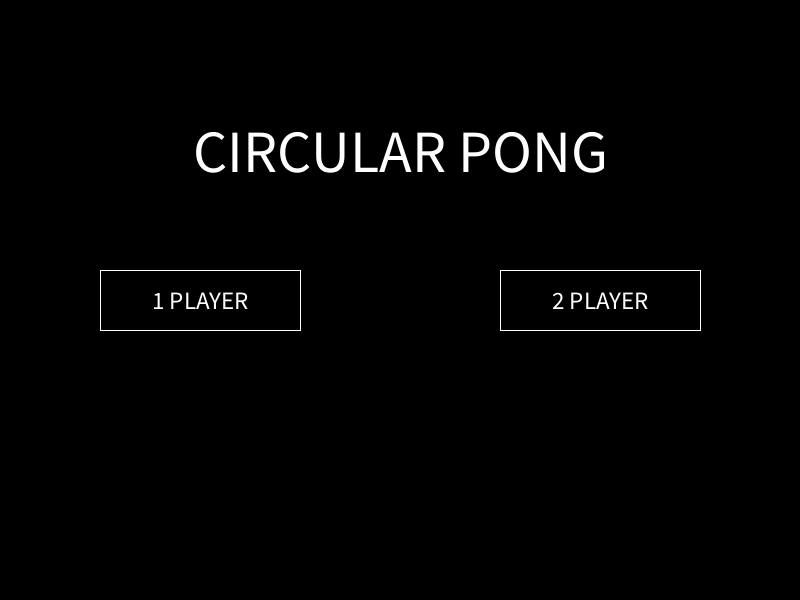
Frame 1 (no input)
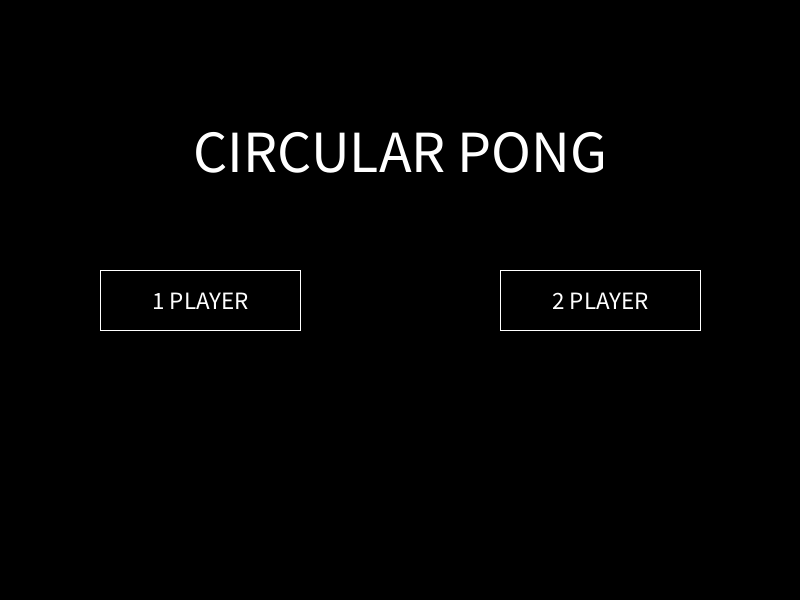
Frame 60 (the mouse pressed at the canvas centre just before this capture)
Frame 120 (the mouse held since frame 60 and released just before this capture): identical to frame 60, image omitted

The Processing sketch that drew these frames (run headless with seeded random() and noise(); from frame 60 on, the mouse is pressed at the canvas centre):

// Processing sketch: pong
// ── pong.pde
//ERic Li
//2-4
//May 14, 2026

//modeFramework
int mode;
final int INTRO = 1;
final int GAME = 2;
final int PAUSE = 3;
final int GAMEOVER = 4;

//target variables
float leftX, leftY, leftD, rightX, rightY, rightD; //paddles
float ballX, ballY, ballD; //ball
float vx, vy;
int leftScore, rightScore, timer;
boolean AI;

//keyboard variables
boolean wkey, skey, upkey, downkey;



void setup() {
  size(800, 600);
  mode = INTRO;

  rectMode(CENTER);
  textAlign(CENTER, CENTER);

  leftX = 0;
  leftY = height/2;
  leftD = 150;
  rightX = width;
  rightY = height/2;
  rightD = 150;

  ballX = width/2;
  ballY = height/2;
  ballD = 75;

  resetGame();

  //intialize keyboard vars
  wkey = skey = upkey = downkey = false;
}

void draw() {
  if (mode == INTRO) {
    intro();
  } else if (mode == GAME) {
    game();
  } else if (mode == PAUSE) {
    pause();
  } else if (mode == GAMEOVER) {
    gameover();
  } else {
    println("mode error: " + mode);
  }
}

// ── game.pde
void game () {
  background(0);

  //paddle
  fill(255);
  circle(leftX, leftY, leftD);
  circle(rightX, rightY, rightD);

  //ball
  circle(ballX, ballY, ballD);

  //scoreboard
  textSize(50);
  fill(255, 0, 0);
  text(leftScore, width/4, 100);
  fill(0, 0, 255);
  text(rightScore, 3*width/4, 100);

  //move paddles
  if (wkey == true) leftY = leftY - 5;
  if (skey == true) leftY = leftY + 5;

  if (AI == false) {
    if (upkey == true) rightY = rightY - 5;
    if (downkey == true) rightY = rightY + 5;
  } else {
    // Only move if the ball is on the right half of the screen
    if (ballX > width/2) {
      if (ballY < rightY) {
        rightY = rightY - 4; // Move up to meet the ball
      }
      if (ballY > rightY) {
        rightY = rightY + 4; // Move down to meet the ball
      }
    }
  }

  //limitation
  if (leftY < 150) leftY = 150;
  if (leftY > 450) leftY = 450;
  if (rightY < 150) rightY = 150;
  if (rightY > 450) rightY = 450;


  if (timer > 0) {
    // Only show countdown and count down the frames
    timer--;

    textAlign(CENTER, CENTER);
    textSize(75);
    fill(0);
    if (timer > 120) {
      text("3", width/2, height/2);
    } else if (timer > 60) {
      text("2", width/2, height/2);
    } else if (timer > 0) {
      text("1", width/2, height/2);
    }
  } else {

    //moving ball
    ballX = ballX + vx;
    ballY = ballY + vy;

    //scoring
    if (ballX < 1) {
      rightScore++;
      resetGame(); // Call a helper function to reset positions
    }

    if (ballX > width-1) {
      leftScore++;
      resetGame();
    }

    //bouncing
    if (ballY < ballD/2) {
      ballY = ballD/2;
      vy = vy * -1;
    }

    if (ballY > height-ballD/2) {
      ballY = height-ballD/2;
      vy = vy * -1;
    }

    //bouncing off left paddle
    if (dist(leftX, leftY, ballX, ballY) <= leftD/2 + ballD/2) {
      vx = (ballX - leftX)/10;
      vy = (ballY - leftY)/10;
    }

    //bouncing off right paddle
    if (dist(rightX, rightY, ballX, ballY) <= rightD/2 + ballD/2) {
      vx = (ballX - rightX)/10;
      vy = (ballY - rightY)/10;
    }

    if (leftScore == 3 || rightScore == 3) {
      mode = GAMEOVER;
    }
  }
}

void gameClicks() {
}

void resetGame() {
  ballX = width/2;
  ballY = height/2;
  // Randomize vy
  if (random(10) > 5) {
    vx = 6;
  } else {
    vx = -6;
  }

  // Randomize vx
  if (random(10) > 5) {
    vy = 6;
  } else {
    vy = -6;
  }
  timer = 180; // 3 seconds
}

// ── gameover.pde
void gameover() {
  textSize(60);

  if (leftScore > rightScore) {
    fill(255, 0, 0); // Red
    text("LEFT SIDE WINS!", width/2, height/2-50);
  } else {
    fill(0, 0, 255); // Blue
    text("RIGHT SIDE WINS!", width/2, height/2-50);
  }

  // Instructions to restart
  fill(255);
  textSize(20);
  text("Click anywhere to restart", width/2, height/2 + 100);
}

void gameoverClicks() {
  mode = INTRO;
}

// ── intro.pde
void intro() {
  background(0);
  
  // Title
  fill(255);
  textSize(60);
  text("CIRCULAR PONG", width/2, height/4);
  
  // 1 Player Button
  stroke(255);
  fill(0);
  rect(width/4, height/2, 200, 60);
  fill(255);
  textSize(25);
  text("1 PLAYER", width/4, height/2);
  
  // 2 Player Button 
  fill(0);
  rect(3*width/4, height/2, 200, 60);
  fill(255);
  text("2 PLAYER", 3*width/4, height/2);
}

void introClicks() {
  // Check for 1 Player Button 
  if (mouseX > width/4 - 100 && mouseX < width/4 + 100 && mouseY > height/2 - 30 && mouseY < height/2 + 30) {
    AI = true;
    mode = GAME;
    resetGame();
  }
  
  // Check for 2 Player Button
  if (mouseX > 3*width/4 - 100 && mouseX < 3*width/4 + 100 && mouseY > height/2 - 30 && mouseY < height/2 + 30) {
    AI = false;
    mode = GAME;
    resetGame();
  }
}

// ── keyboard.pde
void keyPressed() {
  if(key == 'w' || key == 'W') leftY = leftY - 5;
  if (key == 's' || key == 's') leftY = leftY + 5;
}

void keyReleased() {
  
}

// ── mouse.pde
void mouseReleased() {
  if (mode == INTRO) {
  } else if (mode == GAME) {
  } else if (mode == PAUSE) {
  } else if (mode == GAMEOVER) {
  } else {
    println("mode error: " + mode);
  }
}

// ── pause.pde
void pause() {
  //resume button
  noStroke();
  fill(255);
  circle(400, 50, 80);
  fill(0);
  triangle(385, 25, 425, 50, 385, 75);

}

void pauseClicks() {
  if ( dist(mouseX, mouseY, 400, 50) < 40) {
    mode = GAME;
  }
}
